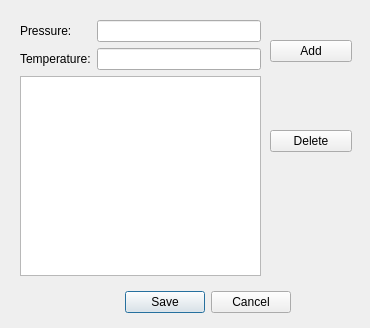
<?xml version="1.0" encoding="UTF-8"?>
<ui version="4.0">
 <class>DialogPaintCalibrationSaveParameter</class>
 <widget class="QDialog" name="DialogPaintCalibrationSaveParameter">
  <property name="geometry">
   <rect>
    <x>0</x>
    <y>0</y>
    <width>370</width>
    <height>328</height>
   </rect>
  </property>
  <property name="windowTitle">
   <string>Save parameter</string>
  </property>
  <widget class="QDialogButtonBox" name="buttonBox">
   <property name="geometry">
    <rect>
     <x>30</x>
     <y>290</y>
     <width>261</width>
     <height>25</height>
    </rect>
   </property>
   <property name="orientation">
    <enum>Qt::Horizontal</enum>
   </property>
   <property name="standardButtons">
    <set>QDialogButtonBox::Cancel|QDialogButtonBox::Save</set>
   </property>
  </widget>
  <widget class="QWidget" name="layoutWidget">
   <property name="geometry">
    <rect>
     <x>20</x>
     <y>20</y>
     <width>241</width>
     <height>256</height>
    </rect>
   </property>
   <layout class="QGridLayout" name="gridLayout">
    <item row="0" column="0">
     <widget class="QLabel" name="labelPressure">
      <property name="text">
       <string>Pressure:</string>
      </property>
     </widget>
    </item>
    <item row="0" column="1">
     <widget class="QLineEdit" name="lineEditPressure"/>
    </item>
    <item row="1" column="0">
     <widget class="QLabel" name="labelTemperature">
      <property name="text">
       <string>Temperature:</string>
      </property>
     </widget>
    </item>
    <item row="1" column="1">
     <widget class="QLineEdit" name="lineEditTempressure"/>
    </item>
    <item row="2" column="0" colspan="2">
     <widget class="QTableView" name="tableViewPaintCalirbrationParameter"/>
    </item>
   </layout>
  </widget>
  <widget class="QWidget" name="layoutWidget">
   <property name="geometry">
    <rect>
     <x>270</x>
     <y>40</y>
     <width>82</width>
     <height>112</height>
    </rect>
   </property>
   <layout class="QVBoxLayout" name="verticalLayout">
    <item>
     <widget class="QPushButton" name="pushButtonAdd">
      <property name="text">
       <string>Add</string>
      </property>
     </widget>
    </item>
    <item>
     <spacer name="verticalSpacer">
      <property name="orientation">
       <enum>Qt::Vertical</enum>
      </property>
      <property name="sizeHint" stdset="0">
       <size>
        <width>20</width>
        <height>48</height>
       </size>
      </property>
     </spacer>
    </item>
    <item>
     <widget class="QPushButton" name="pushButtonDelete">
      <property name="text">
       <string>Delete</string>
      </property>
     </widget>
    </item>
   </layout>
  </widget>
 </widget>
 <resources/>
 <connections>
  <connection>
   <sender>buttonBox</sender>
   <signal>accepted()</signal>
   <receiver>DialogPaintCalibrationSaveParameter</receiver>
   <slot>accept()</slot>
   <hints>
    <hint type="sourcelabel">
     <x>188</x>
     <y>303</y>
    </hint>
    <hint type="destinationlabel">
     <x>285</x>
     <y>252</y>
    </hint>
   </hints>
  </connection>
  <connection>
   <sender>buttonBox</sender>
   <signal>rejected()</signal>
   <receiver>DialogPaintCalibrationSaveParameter</receiver>
   <slot>reject()</slot>
   <hints>
    <hint type="sourcelabel">
     <x>255</x>
     <y>305</y>
    </hint>
    <hint type="destinationlabel">
     <x>322</x>
     <y>281</y>
    </hint>
   </hints>
  </connection>
 </connections>
</ui>
